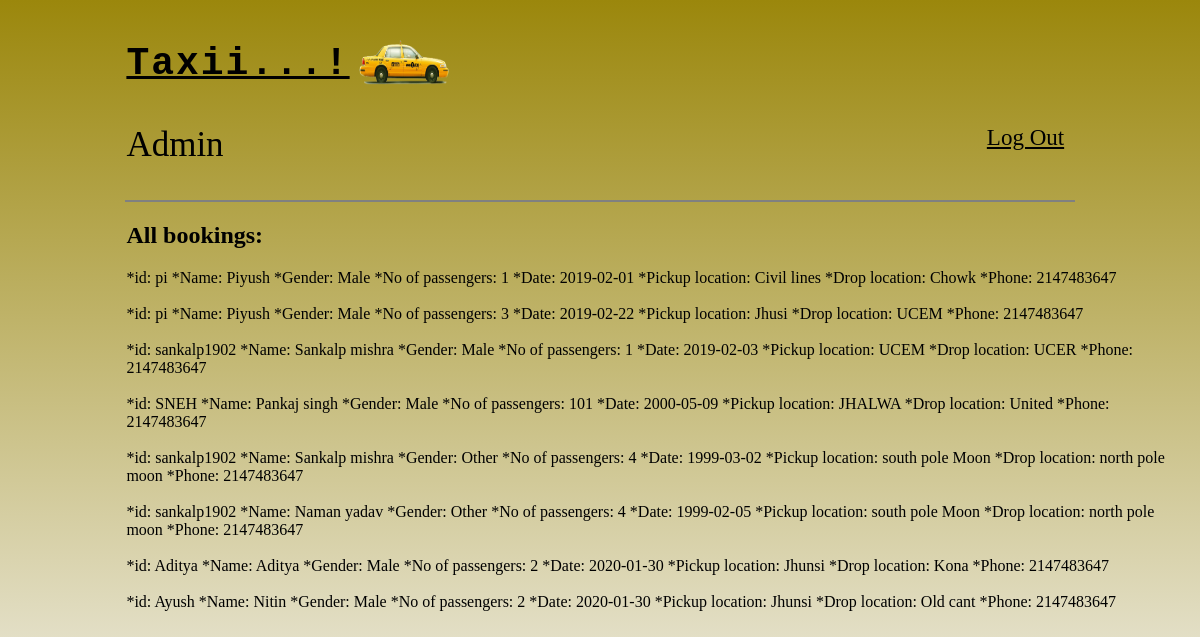
The app's page /admin.php (signed in) with its own data.
### tables this page shows
CREATE TABLE `cabbook` (
  `id` varchar(30) NOT NULL,
  `nam` varchar(30) NOT NULL,
  `gender` varchar(20) NOT NULL,
  `total` int(10) NOT NULL,
  `date` date NOT NULL,
  `pickup` varchar(50) NOT NULL,
  `droploc` varchar(50) NOT NULL,
  `phone` int(10) NOT NULL
);

### admin.php (the view, shortened to what this page needs)
<html>
   <head>
   </head>
   <body style="background-image:linear-gradient(#9B870C,whitesmoke); height: 737px;">
       <nav class="navbar navbar-inverse navbar-fixed-top">
            <div class="container" style="margin-top: 40px; margin-left: 10%; color:whitesmoke;">
                <div class="typewriter">
                <a href="index.php" class="typewriter-text" style="color: black;">Taxii...!</a>
                <img src="taxi/taxi.png" height="45" width="90">
                </div>
                <div>
                <a style="font-size: 23; color: black; float: right; margin-right: 12%;" href = "logout.php">Log Out</a>
                <P style="font-size: 35; color: black">Admin</P>
                </div>
            </div>
            <hr size="2" width="80%" noshade style="color:#000000" align="center">
        </nav>
<div class="container" style="margin-top: 10px;margin-left: 10%;">
    <h2 style="color:black" >All bookings: </h2>
       <?php
$servername = "localhost";
$username = "root";
$password = "";
$dbname = "taxi";
$conn = new mysqli($servername, $username, $password, $dbname);
$sql = "SELECT * FROM cabbook";
$result = $conn->query($sql);
if ($result->num_rows > 0) {
    while($row = $result->fetch_assoc())
    {
        echo "*id: " . $row["id"]. " *Name: " . $row["nam"] . " *Gender: " . $row["gender"] . " *No of passengers: " . $row["total"] . " *Date: " . $row["date"] . " *Pickup location: " . $row["pickup"] . " *Drop location: " . $row["droploc"] . " *Phone: " . $row["phone"]."<br>"."<br>";
    }
} else {
    echo "0 results";
}
?>
       </div>
   </body>
</html>

### admin.php (style rules this page uses)
.typewriter { font-family: Courier, monospace; display: inline-block; }
.typewriter-text { display: inline-block; overflow: hidden; letter-spacing: 2px; animation: typing 3s steps(30, end), blink .50s step-end infinite; white-space: nowrap; font-size: 38px; font-weight: 700; box-sizing: border-box; }

### records on screen
cabbook: id "pi", nam "Piyush", gender "Male", total "1", date "2019-02-01", pickup "Civil lines", droploc "Chowk", phone "2147483647"
cabbook: id "pi", nam "Piyush", gender "Male", total "3", date "2019-02-22", pickup "Jhusi", droploc "UCEM", phone "2147483647"
cabbook: id "sankalp1902", nam "Sankalp mishra", gender "Male", total "1", date "2019-02-03", pickup "UCEM", droploc "UCER", phone "2147483647"
cabbook: id "SNEH", nam "Pankaj singh", gender "Male", total "101", date "2000-05-09", pickup "JHALWA", droploc "United", phone "2147483647"
cabbook: id "sankalp1902", nam "Sankalp mishra", gender "Other", total "4", date "1999-03-02", pickup "south pole Moon", droploc "north pole moon", phone "2147483647"
cabbook: id "sankalp1902", nam "Naman yadav", gender "Other", total "4", date "1999-02-05", pickup "south pole Moon", droploc "north pole moon", phone "2147483647"
cabbook: id "Aditya", nam "Aditya", gender "Male", total "2", date "2020-01-30", pickup "Jhunsi", droploc "Kona", phone "2147483647"
cabbook: id "Ayush", nam "Nitin", gender "Male", total "2", date "2020-01-30", pickup "Jhunsi", droploc "Old cant", phone "2147483647"
